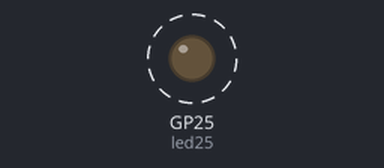
The program below on a simulated Raspberry Pi Pico running MicroPython. Shown: output pins drawn as LEDs (lit = HIGH). Dashed ring = blinking. What the program prints to the serial console is not drawn. At 4.0 s the program stops and its outputs stay as they are.

Above: at 0.5 s.
Timing chart, 0 to 4.6 s (numbered marks = the images above):
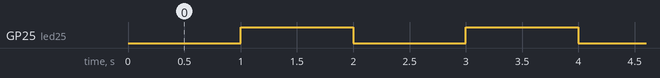

Measured:
- by itself, GP25 (led25): alternates HIGH for 1.0 s and LOW for 1.0 s

The program:

lesson07_1.py
```python
from machine import Pin,Timer

led25 = Pin("LED", Pin.OUT)

i = 0
def second1(t):
    global i
    print("過 1 秒")
    led25.toggle()
    i += 1
    if(i>=4):
        t.deinit()

tim1 = Timer()
tim1.init(period=1000, callback=second1)
```
